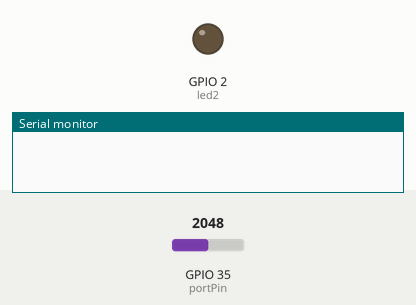
Recording of a sketch running on a simulated ESP32. Shown: output pins drawn as LEDs (lit = HIGH), the last lines printed to the serial monitor. Inputs (shaded band) come from the test bench; at power-on: GPIO 35 (portPin) = 2048.

Above: at 0.0 s.
At 1.1 s:
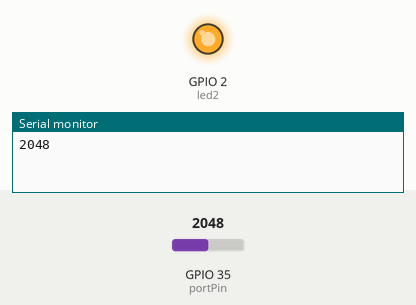
Timing chart, 0 to 2.6 s (numbered marks = the images above):
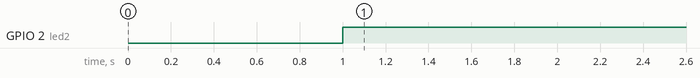

Measured:
- by itself, GPIO 2 (led2): LOW → HIGH at 1.0 s

The sketch:

Potenciometro3.ino
```cpp
// Potenciometro conectado a GPIO 35
const int portPin = 35;
// Almacenamiento del valor de puerto (Rango de 0-4095)
int potValor = 0;
int led2=2;
void setup() {
  Serial.begin(115200);
   pinMode(led2,OUTPUT);

  delay(1000);
}
void loop() {
  // Lectura del valor en cada vuelta del bucle
  potValor = analogRead(portPin);
  Serial.println(potValor);  //Envío del valor al puerto serie
  if (potValor > 2000){
        digitalWrite(led2,HIGH);
    }else {
         digitalWrite(led2,LOW);
      }

  delay(1000);
}
```
